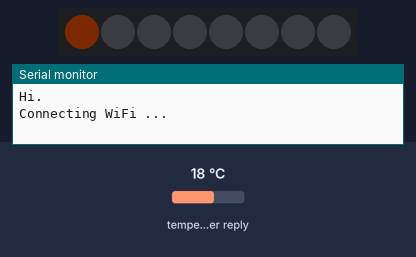
Bench run of a sketch on a simulated ESP8266 (NodeMCU). Parts: 8 RGB LEDs in strip order, left to right, the last lines printed to the serial monitor. Inputs (shaded band) come from the test bench; at power-on: temperature in the weather reply 18 °C. Dim RGB values are drawn brighter than linear; WiFi joins after 1.5 s; servers stay silent unless stated; random numbers use the default seed unless the sketch sets one; web services answer with replies made up by the test bench.

Above: at 0.1 s.
At 2.72 s:
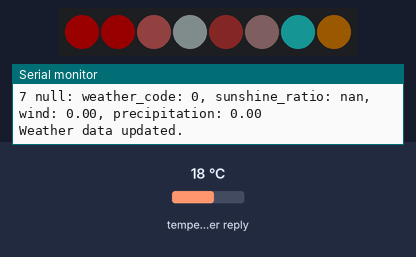
At 11.74 s:
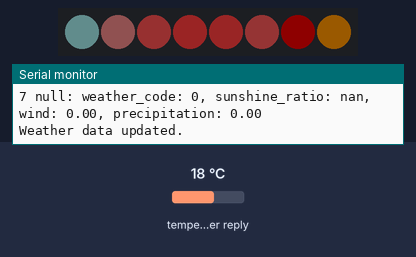
At 21.36 s:
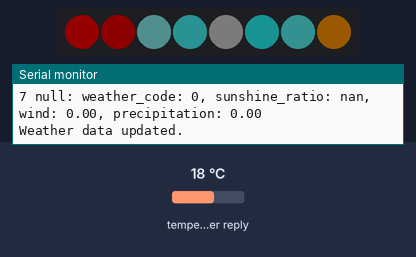
At 30.38 s:
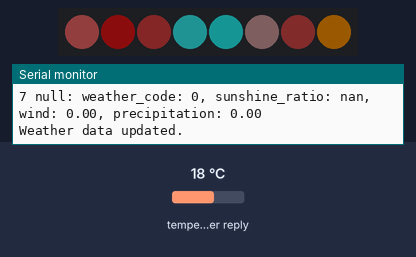
At 39.71 s:
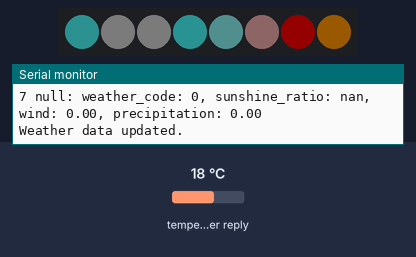
Timing chart, 0 to 40.0 s (numbered marks = the images above):
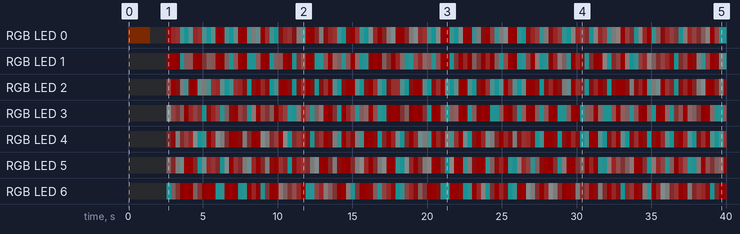

The sketch:

WeatherLEDs.ino
```cpp
#if defined(ESP8266)
  #include <ESP8266WiFi.h>
  #include <ESP8266WiFiMulti.h>
  #include <ESP8266WebServer.h>
  #include <ESP8266HTTPClient.h>
  ESP8266WiFiMulti wifiMulti;
#else
  #include <WiFi.h>
  #include <WiFiMulti.h>
  #include <WebServer.h>
  #include <HTTPClient.h>
  WiFiMulti wifiMulti;
#endif

#include <Arduino.h>
#include <NeoPixelBusLg.h>
#include <ArduinoJson.h>
#include <Ticker.h>

#define STR_HELPER(x) #x
#define STR(x) STR_HELPER(x)

// Settings ------------------------------------------------

// WiFi
#define SSID "--YOUR SSID--"
#define PASSWORD "--PASSWORD--"

// Put your location here.
#define LAT "52.52"
#define LON "13.40"

// Pin where the LED stripe data port is connected.
// Note: on ESP8266, only GPIO 3 will work (NeoPixelBus limitation, see https://github.com/Makuna/NeoPixelBus/wiki/ESP8266-NeoMethods for workarounds).
#define LED_PIN 3

// Normal or reversed mode.
#define REVERSED false

// Brightness, 0 to 100.
#define BRIGHTNESS 90

// ---------------------------------------------------------

#define NUM_DAYS 8

#define API_URL "http://api.open-meteo.com/v1/forecast?latitude=" LAT "&longitude=" LON \
  "&daily=weather_code,daylight_duration,sunshine_duration,precipitation_sum,wind_speed_10m_max" \
  "&forecast_days=" STR(NUM_DAYS) \
  "&timezone=auto"

#define ARDUINOJSON_DECODE_UNICODE 1

#define NTP_SERVER_1 "0.pool.ntp.org"
#define NTP_SERVER_2 "1.pool.ntp.org"
#define NTP_SERVER_3 "2.pool.ntp.org"

#define min(a, b) ((a)<(b)?(a):(b))
#define max(a, b) ((a)>(b)?(a):(b))

NeoPixelBusLg<NeoGrbFeature, Neo800KbpsMethod> leds(NUM_DAYS, LED_PIN);
WiFiClient client;
HTTPClient http;
Ticker updateTicker;

struct conditions {
  unsigned int weather_code{}; // WMO weather code
  double sunshine_ratio{}; // 0..1
  double wind{}; // max wind speed (km/h)
  double precipitation{}; // precipitation sum (mm)
};

struct conditions days[NUM_DAYS];
boolean needsUpdate = true;
unsigned long currentTime = millis();
unsigned long lastAnimationTime = currentTime;

conditions d;
int phase;
int level;


void updateWeatherData() {
  Serial.println("Getting weather data ...");
  Serial.println(API_URL);

  http.useHTTP10(true);
  http.begin(client, API_URL);
  int httpCode = http.GET();
  if (httpCode != 200) {
    Serial.println("An HTTP Error occured.");
    Serial.println(httpCode);
    Serial.println(HTTPClient::errorToString(httpCode));
    client.stop();
    http.end();
    return;
  }

  // Define filter.
  StaticJsonDocument<512> filter;
  filter["daily"]["time"][0] = true;
  filter["daily"]["weather_code"][0] = true;
  filter["daily"]["daylight_duration"][0] = true;
  filter["daily"]["sunshine_duration"][0] = true;
  filter["daily"]["precipitation_sum"][0] = true;
  filter["daily"]["wind_speed_10m_max"][0] = true;

  // Parse JSON response.
  DynamicJsonDocument jsonDoc(16384);
  DeserializationError dsError = deserializeJson(jsonDoc, http.getStream(), DeserializationOption::Filter(filter));
  http.end();
  if (dsError) {
    Serial.printf("deserializeJson() failed: %s\r\n", dsError.c_str());
    return;
  }

  for (unsigned int i = 0; i < NUM_DAYS; i++) {
    conditions day;

    day.weather_code   = jsonDoc["daily"]["weather_code"][i].as<uint>();
    day.sunshine_ratio = jsonDoc["daily"]["sunshine_duration"][i].as<double>() / jsonDoc["daily"]["daylight_duration"][i].as<double>();
    day.precipitation  = jsonDoc["daily"]["precipitation_sum"][i].as<double>();
    day.wind           = jsonDoc["daily"]["wind_speed_10m_max"][i].as<double>();

    days[i] = day;

    Serial.println(
      String(i) + " " + jsonDoc["daily"]["time"][i].as<std::string>().c_str()
      + ": weather_code: " + day.weather_code + ", sunshine_ratio: " + day.sunshine_ratio + ", wind: " + day.wind + ", precipitation: " + day.precipitation
    );
  }

  Serial.println("Weather data updated.");
  client.stop();
}


void requestUpdate() {
  needsUpdate = true;
}


void animateLed(unsigned int led, unsigned long time) {
  d = REVERSED ? days[NUM_DAYS - led - 1] : days[led];
  phase = 128 + 127 * cos(2 * PI / 1500 * (time + (1000 * (double(led) / NUM_DAYS))));

  switch (d.weather_code) {

    // Clear
    case 0:
      leds.SetPixelColor(led, RgbColor(255, 200, 0));
      break;

    // Clouds
    case 1:
    case 2:
    case 3:
    leds.SetPixelColor(led, RgbColor(
      map(phase, 0, 255, 100, 255),
      map(phase, 0, 255, 100, 200 + (1.0 - d.sunshine_ratio) * 55),
      map(phase, 0, 255, 100, (1.0 - d.sunshine_ratio) * 255)
    ));
    break;

    // Fog
    case 45:
    case 48:
      leds.SetPixelColor(led, RgbColor(100, 100, 100));
    break;

    // Drizzle
    case 51:
    case 53:
    case 55:
      leds.SetPixelColor(led, RgbColor(
        random(110, 130),
        random(110, 130),
        random(200, 255)
      ));
    break;

    // Rain
    case 61:
    case 63:
    case 65:
    case 80:
    case 81:
    case 82:
      leds.SetPixelColor(led, RgbColor(
        random(0, 32),
        random(0, 32),
        random(map(d.precipitation, 0.0, 20.0, 255, 0), 255)
      ));
      break;

    // Snow
    case 56:
    case 57:
    case 66:
    case 67:
    case 71:
    case 73:
    case 75:
    case 77:
    case 85:
    case 86:
      level = random(map(d.precipitation, -3.0, 20.0, 255, 100), 255);
      leds.SetPixelColor(led, RgbColor(level, level, level));
      break;

    // Thunderstorm
    case 95:
    case 96:
    case 99:
      level = map(
        128 + 127 * cos(2 * PI / max(300.0, 1500 - 10 * map(d.wind, 0.0, 75.0, 0.0, 1.0)) * (time + (1000 * (double(led) / NUM_DAYS)))),
        0, 255, 100, 200
      );
      leds.SetPixelColor(led, RgbColor(level, floor(level * 0.5), floor(level * 0.5)));
      break;

    // Unknown
    default:
      leds.SetPixelColor(led, RgbColor(
        map(phase, 0, 255, 100, 150), 0, 0
      ));
  }
}


void setup() {
  Serial.begin(9600);
  Serial.println("Hi.");

  leds.Begin();
  leds.SetLuminance(map(0, 100, 0, 255, BRIGHTNESS));
  leds.ClearTo(RgbColor(0, 0, 0));
  leds.Show();

  Serial.print("Connecting WiFi ...");
  WiFi.mode(WIFI_STA);

  wifiMulti.addAP(SSID, PASSWORD);
  // You can add multiple APs here:
  // wifiMulti.addAP(SSID2, PASSWORD2);

  leds.SetPixelColor(0, RgbColor(100, 50, 0));
  leds.Show();

  while (wifiMulti.run() != WL_CONNECTED) {
    Serial.print(".");
    // Flash orange while connecting.
    leds.SetPixelColor(0, RgbColor(0, 0, 0));
    leds.Show();
    delay(100);
    leds.SetPixelColor(0, RgbColor(100, 50, 0));
    leds.Show();
  }
  Serial.println("WiFi Connected.");

  leds.ClearTo(RgbColor(0, 0, 0));
  leds.Show();

  // Update every hour.
  updateTicker.attach(60 * 60 * 2, requestUpdate);
}


void loop() {
  currentTime = millis();

  if (wifiMulti.run() != WL_CONNECTED) {
    Serial.println("WiFi not connected.");
    // Flash red when connection was lost.
    leds.ClearTo(RgbColor(0, 0, 0));
    leds.SetPixelColor(0, RgbColor(100, 0, 0));
    leds.Show();
    delay(100);
    leds.ClearTo(RgbColor(0, 0, 0));
    leds.Show();
    delay(900);
    return;
  }

  // Update when neccesary.
  if (needsUpdate) {
    Serial.println("Updating ...");
    updateWeatherData();
    needsUpdate = false;
  }

  // Animate LEDs at 60hz.
  if (currentTime - lastAnimationTime > 1000 / 60) {
    for (int i = 0; i < NUM_DAYS; i++) {
      animateLed(i, currentTime);
    }
    leds.Show();
    lastAnimationTime = currentTime;
  }
}
```

Measured:
- by itself, RGB LED 0: off → RGB(3, 1, 0) at 0.00 s, → off 1.5 s later, → RGB(26, 0, 0) 1.1 s later, → RGB(23, 6, 6) 0.30 s later, … (127 changes in this stretch)
- by itself, RGB LED 4: off → RGB(7, 2, 2) at 2.6 s, → RGB(12, 1, 1) 0.30 s later, → RGB(3, 3, 3) 0.30 s later, → RGB(6, 2, 2) 0.30 s later, … (125 changes in this stretch)
